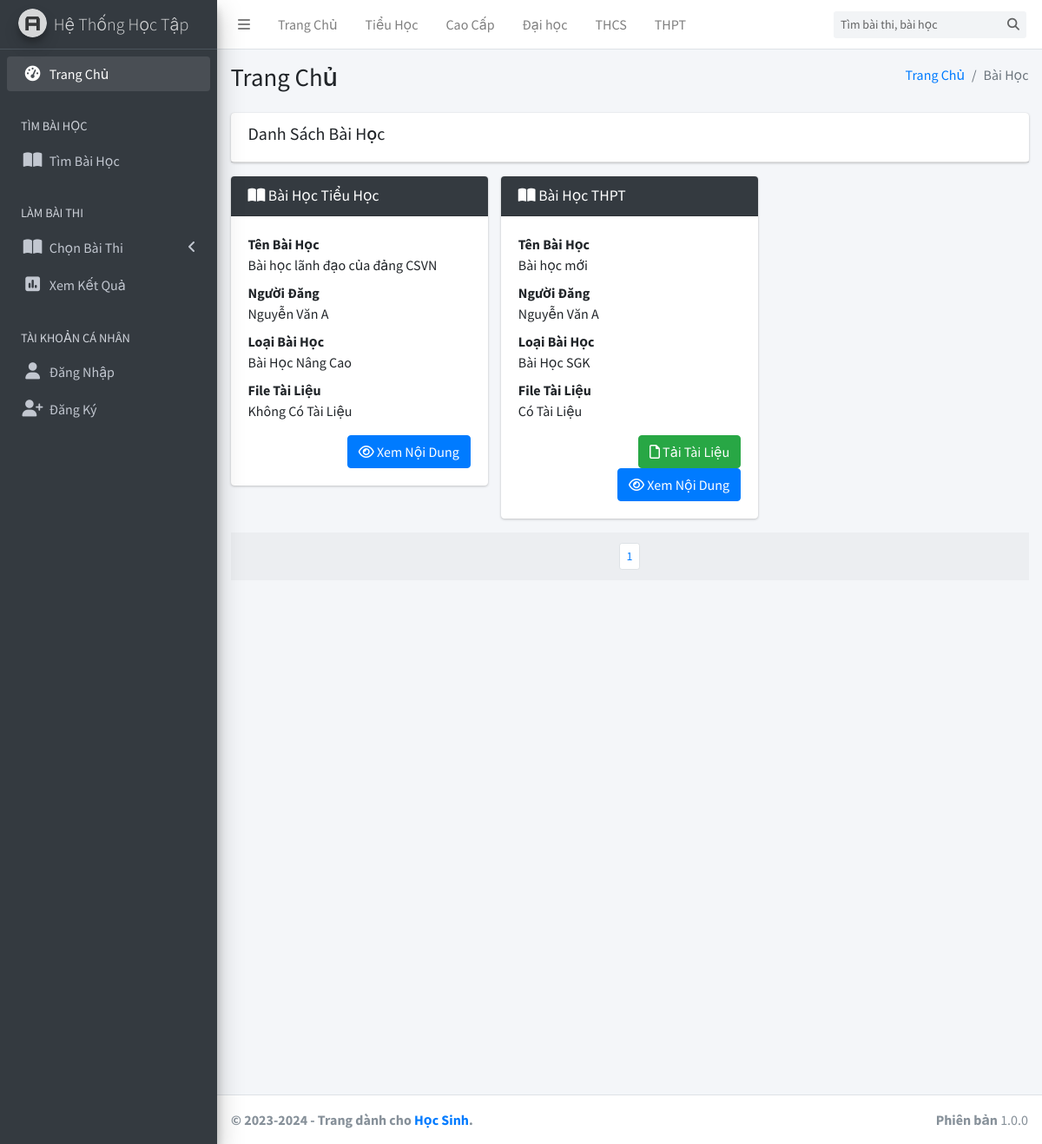
The page /bai-hoc/ on the database as committed earlier.
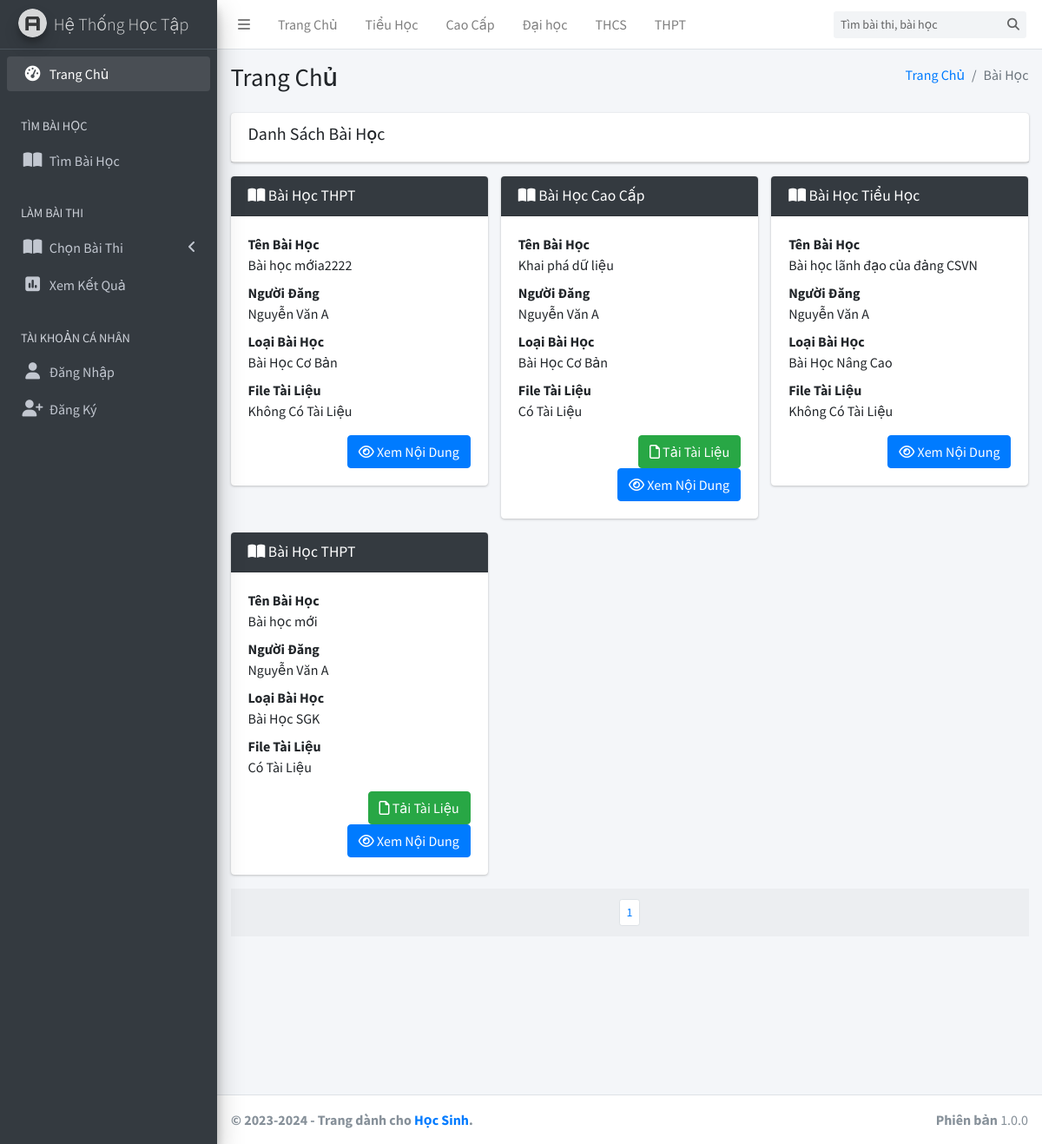
The same page on the database as committed later.
### tables this page shows
CREATE TABLE `trinhdo` (
  `MaTrinhDo` int(11) NOT NULL,
  `TenTrinhDo` varchar(255) NOT NULL,
  `DuongDan` text NOT NULL,
  `TrangThai` int(11) NOT NULL DEFAULT 1
);

CREATE TABLE `baihoc` (
  `MaBaiHoc` int(11) NOT NULL,
  `TenBaiHoc` varchar(255) NOT NULL,
  `MoTa` text NOT NULL,
  `DuongDan` text NOT NULL,
  `MaGiaoVien` int(11) NOT NULL,
  `LoaiBaiHoc` int(11) NOT NULL DEFAULT 1,
  `MaTrinhDo` int(11) NOT NULL,
  `TepTin` text DEFAULT NULL,
  `MaBaiThi` int(11) DEFAULT NULL,
  `TrangThai` int(11) NOT NULL DEFAULT 1
);

CREATE TABLE `giaovien` (
  `MaGiaoVien` int(11) NOT NULL,
  `TenGiaoVien` varchar(255) NOT NULL,
  `SoDienThoai` varchar(11) NOT NULL,
  `Email` varchar(255) NOT NULL,
  `TaiKhoan` varchar(255) NOT NULL,
  `MatKhau` varchar(255) NOT NULL,
  `TrangThai` int(11) NOT NULL DEFAULT 1
);

### application/controllers/Student/BaiHoc.php (called while the page is built, shortened)
<?php if ( ! defined('BASEPATH')) exit('No direct script access allowed');
class BaiHoc extends CI_Controller {
	public function __construct()
	{
		$this->load->model('Student/Model_BaiHoc');
		$this->load->model('Admin/Model_TrinhDo');
	}
	public function index()
	{
		$totalRecords = $this->Model_BaiHoc->checkNumber();
		$recordsPerPage = 12;
		$totalPages = ceil($totalRecords / $recordsPerPage);
		$data['totalPages'] = $totalPages;
		$data['list'] = $this->Model_BaiHoc->getAll();
		$data['title'] = "Danh sách bài học";
		return $this->load->view('Student/View_BaiHoc', $data);
	}
}

### index.php (called while the page is built, shortened)
<?php
require_once BASEPATH.'core/CodeIgniter.php';

### application/models/Admin/Model_TrinhDo.php (called while the page is built, shortened)
<?php if ( ! defined('BASEPATH')) exit('No direct script access allowed');
class Model_TrinhDo extends CI_Model {
	public function getAll($start = 0, $end = 10){
		$sql = "SELECT * FROM trinhdo WHERE TrangThai = 1 ORDER BY Matrinhdo DESC LIMIT ?, ?";
		$result = $this->db->query($sql, array($start, $end));
		return $result->result_array();
	}
}

### application/models/Student/Model_BaiHoc.php (called while the page is built, shortened)
<?php if ( ! defined('BASEPATH')) exit('No direct script access allowed');
class Model_BaiHoc extends CI_Model {
	public function checkNumber()
	{
		$sql = "SELECT baihoc.*, trinhdo.TenTrinhDo, trinhdo.DuongDan AS DuongDanTD, giaovien.TenGiaoVien FROM baihoc, trinhdo, giaovien WHERE baihoc.TrangThai = 1 AND baihoc.MaTrinhDo = trinhdo.MaTrinhDo AND baihoc.MaGiaoVien = giaovien.MaGiaoVien";
		$result = $this->db->query($sql);
		return $result->num_rows();
	}
	public function getAll($start = 0, $end = 12){
		$sql = "SELECT baihoc.*, trinhdo.TenTrinhDo, trinhdo.DuongDan AS DuongDanTD, giaovien.TenGiaoVien FROM baihoc, trinhdo, giaovien WHERE baihoc.TrangThai = 1 AND baihoc.MaTrinhDo = trinhdo.MaTrinhDo AND baihoc.MaGiaoVien = giaovien.MaGiaoVien ORDER BY baihoc.mabaihoc DESC LIMIT ?, ?";
		$result = $this->db->query($sql, array($start, $end));
		return $result->result_array();
	}
}

### application/views/Student/View_BaiHoc.php (the view)
<?php require(APPPATH.'views/Student/layouts/header.php'); ?>
<div class="content-wrapper" style="min-height: 1203.31px;">
    <section class="content-header">
      <div class="container-fluid">
        <div class="row mb-2">
          <div class="col-sm-6">
            <h1>Trang Chủ</h1>
          </div>
          <div class="col-sm-6">
            <ol class="breadcrumb float-sm-right">
              <li class="breadcrumb-item"><a href="<?php echo base_url(); ?>">Trang Chủ</a></li>
              <li class="breadcrumb-item active">Bài Học</li>
            </ol>
          </div>
        </div>
      </div>
    </section>
    <section class="content">
      <div class="container-fluid">
        <div class="row">
          <div class="col-12">
            <div class="card">
            	<div class="card-header">
            		<h5>Danh Sách Bài Học</h5>
            	</div>
            </div>
            <div class="row">
            	<?php foreach ($list as $key => $value): ?>
            		<div class="col-md-4">
			            <div class="card">
			              <div class="card-header bg-dark">
			                <h4 class="card-title" style="color: white; text-transform: capitalize;">
			                  <i class="fas fa-book-open"></i>
			                   Bài Học <?php echo $value['TenTrinhDo'] ?>
			                </h4>
			              </div>
			              <div class="card-body">
			                <dl>
			                	<dt>Tên Bài Học</dt>
			                  <dd style="white-space: nowrap; overflow: hidden; text-overflow: ellipsis; display: block;"><?php echo $value['TenBaiHoc'] ?></dd>
			                  <dt>Người Đăng</dt>
			                  <dd><?php echo $value['TenGiaoVien'] ?></dd>
			                  <dt>Loại Bài Học</dt>
			                  <dd>
			                  	<?php if($value['LoaiBaiHoc'] == 1){ ?>
		                            Bài Học SGK
		                        <?php }else if($value['LoaiBaiHoc'] == 2){ ?>
		                            Bài Học Cơ Bản
		                        <?php }else if($value['LoaiBaiHoc'] == 3){ ?>
		                            Bài Học Nâng Cao
		                        <?php }else{ ?>
		                            Bài Học Luyện Thi
		                        <?php } ?>
			                  </dd>
			                  <dt>File Tài Liệu</dt>
			                  <dd>
			                  	<?php if($value['TepTin'] != NULL){ ?>
				                		Có Tài Liệu
				                	<?php }else{ ?>
				                		Không Có Tài Liệu
				                	<?php } ?>
			                  </dd>
			                </dl>
			                <div class="text-right">
			                	<?php if($value['TepTin'] != NULL){ ?>
			                		<a href="<?php echo $value['TepTin'] ?>" class="btn btn-success"><i class="fa-regular fa-file"></i> Tải Tài Liệu</a>
			                	<?php } ?>
			              		<a href="<?php echo base_url('bai-hoc/'.$value['DuongDan'].'/'); ?>" class="btn btn-primary"><i class="fa-regular fa-eye"></i> Xem Nội Dung</a>
			                </div>
			              </div>
			            </div>
			          </div>
            	<?php endforeach ?>
						</div>
						<div class="card-footer clearfix bg-default">
                <ul class="pagination pagination-sm m-0 justify-content-center">
                	<?php for($i = 1; $i <= $totalPages; $i++){ ?>
                  		<li class="page-item"><a class="page-link" href="<?php echo base_url('bai-hoc/'.$i.'/trang/') ?>"><?php echo $i; ?></a></li>
                  	<?php } ?>
                </ul>
              </div>
          </div>
        </div>
      </div>
    </section>
  </div>
<?php require(APPPATH.'views/Student/layouts/footer.php'); ?>

### application/views/Student/layouts/header.php (shortened to what this page needs)
<!DOCTYPE html>
<html>
<head>
  <link rel="stylesheet" href="https://cdnjs.cloudflare.com/ajax/libs/font-awesome/6.5.1/css/all.min.css">
  <link rel="stylesheet" href="https://code.ionicframework.com/ionicons/2.0.1/css/ionicons.min.css">
  <link rel="stylesheet" href="<?php echo base_url('public/admin/'); ?>plugins/tempusdominus-bootstrap-4/css/tempusdominus-bootstrap-4.min.css">
  <link rel="stylesheet" href="<?php echo base_url('public/admin/'); ?>plugins/icheck-bootstrap/icheck-bootstrap.min.css">
  <link rel="stylesheet" href="<?php echo base_url('public/admin/'); ?>dist/css/adminlte.min.css">
  <link rel="stylesheet" href="<?php echo base_url('public/admin/'); ?>plugins/overlayScrollbars/css/OverlayScrollbars.min.css">
  <link rel="stylesheet" href="<?php echo base_url('public/admin/'); ?>plugins/daterangepicker/daterangepicker.css">
  <link rel="stylesheet" href="<?php echo base_url('public/admin/'); ?>plugins/summernote/summernote-bs4.css">
</head>
<body class="hold-transition sidebar-mini layout-fixed" >
<div class="wrapper">
  <nav class="main-header navbar navbar-expand navbar-white navbar-light" style="justify-content: space-between;">
    <?php
      $CI = &get_instance();
      $trinhdo = $CI->Model_TrinhDo->getAll(0,1000);
    ?>
    <ul class="navbar-nav">
      <li class="nav-item">
        <a class="nav-link" data-widget="pushmenu" href="#" role="button"><i class="fas fa-bars"></i></a>
      </li>
      <li class="nav-item d-none d-sm-inline-block">
          <a href="<?php echo base_url(); ?>" class="nav-link">Trang Chủ</a>
      </li>
      <?php foreach ($trinhdo as $td): ?>
          <li class="nav-item d-none d-sm-inline-block">
              <a href="<?php echo base_url(); ?>?lop=<?php echo $td['MaTrinhDo']; ?>" class="nav-link"><?= htmlspecialchars($td['TenTrinhDo']) ?></a>
          </li>
      <?php endforeach; ?>
    </ul>
    <form class="form-inline ml-3 float-right" style="margin-right: 10px;" action="<?php echo base_url(); ?>">
      <div class="input-group input-group-sm">
        <input class="form-control form-control-navbar" name="timkiem" type="search" placeholder="Tìm bài thi, bài học" aria-label="Search">
        <div class="input-group-append">
          <button class="btn btn-navbar" type="submit">
            <i class="fas fa-search"></i>
          </button>
        </div>
      </div>
    </form>
  </nav>
  <aside class="main-sidebar sidebar-dark-primary elevation-4">
    <a href="<?php echo base_url(); ?>" class="brand-link">
      <img src="<?php echo base_url('public/admin/') ?>dist/img/AdminLTELogo.png" alt="AdminLTE Logo" class="brand-image img-circle elevation-3"
           style="opacity: .8">
      <span class="brand-text font-weight-light">Hệ Thống Học Tập</span>
    </a>
    <div class="sidebar">
      <nav class="mt-2">
        <ul class="nav nav-pills nav-sidebar flex-column" data-widget="treeview" role="menu" data-accordion="false">
          <li class="nav-item has-treeview menu-open">
            <a href="<?php echo base_url(); ?>" class="nav-link">
              <i class="nav-icon fas fa-tachometer-alt"></i>
              <p>
                Trang Chủ
              </p>
            </a>
          </li>
          <li class="nav-header">TÌM BÀI HỌC</li>
          <li class="nav-item has-treeview">
            <a href="<?php echo base_url('bai-hoc/'); ?>" class="nav-link">
              <i class="nav-icon fa-solid fa-book-open"></i>
              <p>
                Tìm Bài Học
              </p>
            </a>
          </li>
          <li class="nav-header">LÀM BÀI THI</li>
          <li class="nav-item has-treeview">
            <a href="<?php echo base_url('bai-thi/'); ?>" class="nav-link">
              <i class="nav-icon fa-solid fa-book-open"></i>
              <p>
                Chọn Bài Thi
                <i class="right fas fa-angle-left"></i>
              </p>
            </a>
          </li>
          <li class="nav-item has-treeview">
            <a href="<?php echo base_url('xem-ket-qua/'); ?>" class="nav-link">
              <i class="nav-icon fa-solid fa-square-poll-vertical"></i>
              <p>
                Xem Kết Quả
              </p>
            </a>
          </li>
          <li class="nav-header">TÀI KHOẢN CÁ NHÂN</li>
          <?php if(isset($_SESSION['hocsinh'])){ ?>
            <li class="nav-item has-treeview">
              <a href="<?php echo base_url('ca-nhan/'); ?>" class="nav-link">
                <i class="nav-icon fa-solid fa-lock"></i>
                <p>
                  Cá Nhân
                </p>
              </a>
            </li>
            <li class="nav-item has-treeview">
              <a href="<?php echo base_url('dang-xuat/'); ?>" class="nav-link">
                <i class="nav-icon fa-solid fa-right-from-bracket"></i>
                <p>
                  Đăng Xuất
                </p>
              </a>
            </li>
          <?php }else{ ?>
            <li class="nav-item has-treeview">
              <a href="<?php echo base_url('dang-nhap/'); ?>" class="nav-link">
                <i class="nav-icon fa-solid fa-user"></i>
                <p>
                  Đăng Nhập
                </p>
              </a>
            </li>
            <li class="nav-item has-treeview">
              <a href="<?php echo base_url('dang-ky/'); ?>" class="nav-link">
                <i class="nav-icon fa-solid fa-user-plus"></i>
                <p>
                  Đăng Ký
                </p>
              </a>
            </li>
          <?php } ?>
        </ul>
      </nav>
    </div>
  </aside>

### application/views/Student/layouts/footer.php (shortened to what this page needs)
 <footer class="main-footer">
    <strong>&copy; 2023-2024 - Trang dành cho  <a href="<?php echo base_url(); ?>">Học Sinh</a>.</strong>
    <div class="float-right d-none d-sm-inline-block">
      <b>Phiên bản</b> 1.0.0
    </div>
  </footer>
</div>
</body>
</html>
<link rel="stylesheet" href="https://cdnjs.cloudflare.com/ajax/libs/toastr.js/latest/css/toastr.min.css">

Rows that differ between the two databases and show on the page:
added baihoc: MaTrinhDo.TenTrinhDo "THPT", TenBaiHoc "Bài học mớia2222", MaGiaoVien.TenGiaoVien "Nguyễn Văn A", LoaiBaiHoc "Bài Học Cơ Bản", shows "Không Có Tài Liệu"
added baihoc: MaTrinhDo.TenTrinhDo "Cao Cấp", TenBaiHoc "Khai phá dữ liệu", MaGiaoVien.TenGiaoVien "Nguyễn Văn A", LoaiBaiHoc "Bài Học Cơ Bản", shows "Có Tài Liệu"
